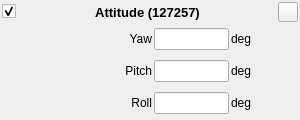
<?xml version="1.0" encoding="UTF-8"?>
<!-- Copyright (C) 2024-2026 RF StateSide LLC; SPDX-License-Identifier: AGPL-3.0-or-later -->
<ui version="4.0">
 <class>Attitude127257</class>
 <widget class="QWidget" name="Attitude127257">
  <property name="geometry">
   <rect>
    <x>0</x>
    <y>0</y>
    <width>300</width>
    <height>120</height>
   </rect>
  </property>
  <property name="minimumSize">
   <size>
    <width>300</width>
    <height>120</height>
   </size>
  </property>
  <property name="maximumSize">
   <size>
    <width>16777215</width>
    <height>16777215</height>
   </size>
  </property>
  <property name="focusPolicy">
   <enum>Qt::FocusPolicy::StrongFocus</enum>
  </property>
  <property name="windowTitle">
   <string>Form</string>
  </property>
  <property name="autoFillBackground">
   <bool>true</bool>
  </property>
  <layout class="QVBoxLayout" name="verticalLayout">
   <property name="spacing">
    <number>2</number>
   </property>
   <property name="leftMargin">
    <number>2</number>
   </property>
   <property name="topMargin">
    <number>2</number>
   </property>
   <property name="rightMargin">
    <number>2</number>
   </property>
   <property name="bottomMargin">
    <number>2</number>
   </property>
   <item>
    <layout class="QHBoxLayout" name="horizontalLayout_4">
     <item>
      <widget class="QCheckBox" name="checkBoxEnabled">
       <property name="text">
        <string/>
       </property>
       <property name="checked">
        <bool>true</bool>
       </property>
      </widget>
     </item>
     <item>
      <spacer name="horizontalSpacer_2">
       <property name="orientation">
        <enum>Qt::Orientation::Horizontal</enum>
       </property>
       <property name="sizeHint" stdset="0">
        <size>
         <width>40</width>
         <height>20</height>
        </size>
       </property>
      </spacer>
     </item>
     <item>
      <widget class="QLabel" name="labelTitle">
       <property name="font">
        <font>
         <pointsize>10</pointsize>
         <bold>true</bold>
        </font>
       </property>
       <property name="text">
        <string>Attitude (127257)</string>
       </property>
       <property name="alignment">
        <set>Qt::AlignmentFlag::AlignCenter</set>
       </property>
      </widget>
     </item>
     <item>
      <spacer name="horizontalSpacer">
       <property name="orientation">
        <enum>Qt::Orientation::Horizontal</enum>
       </property>
       <property name="sizeHint" stdset="0">
        <size>
         <width>40</width>
         <height>20</height>
        </size>
       </property>
      </spacer>
     </item>
     <item>
      <widget class="QPushButton" name="pushButtonRemove">
       <property name="minimumSize">
        <size>
         <width>20</width>
         <height>20</height>
        </size>
       </property>
       <property name="maximumSize">
        <size>
         <width>20</width>
         <height>20</height>
        </size>
       </property>
       <property name="text">
        <string/>
       </property>
      </widget>
     </item>
    </layout>
   </item>
   <item>
    <layout class="QHBoxLayout" name="horizontalLayout">
     <item>
      <widget class="QLabel" name="labelYaw">
       <property name="minimumSize">
        <size>
         <width>150</width>
         <height>22</height>
        </size>
       </property>
       <property name="maximumSize">
        <size>
         <width>150</width>
         <height>16777215</height>
        </size>
       </property>
       <property name="text">
        <string>Yaw</string>
       </property>
       <property name="alignment">
        <set>Qt::AlignmentFlag::AlignRight|Qt::AlignmentFlag::AlignTrailing|Qt::AlignmentFlag::AlignVCenter</set>
       </property>
      </widget>
     </item>
     <item>
      <widget class="QLineEdit" name="lineEditYaw">
       <property name="minimumSize">
        <size>
         <width>75</width>
         <height>22</height>
        </size>
       </property>
       <property name="maximumSize">
        <size>
         <width>75</width>
         <height>16777215</height>
        </size>
       </property>
       <property name="inputMethodHints">
        <set>Qt::InputMethodHint::ImhNone</set>
       </property>
      </widget>
     </item>
     <item>
      <widget class="ClickableLabel" name="labelUnitsYaw">
       <property name="minimumSize">
        <size>
         <width>50</width>
         <height>22</height>
        </size>
       </property>
       <property name="toolTip">
        <string>&lt;html&gt;&lt;head/&gt;&lt;body&gt;&lt;p&gt;&lt;br/&gt;&lt;/p&gt;&lt;/body&gt;&lt;/html&gt;</string>
       </property>
       <property name="text">
        <string>deg</string>
       </property>
      </widget>
     </item>
    </layout>
   </item>
   <item>
    <layout class="QHBoxLayout" name="horizontalLayout_2">
     <item>
      <widget class="QLabel" name="labelPitch">
       <property name="minimumSize">
        <size>
         <width>150</width>
         <height>22</height>
        </size>
       </property>
       <property name="maximumSize">
        <size>
         <width>150</width>
         <height>16777215</height>
        </size>
       </property>
       <property name="text">
        <string>Pitch</string>
       </property>
       <property name="alignment">
        <set>Qt::AlignmentFlag::AlignRight|Qt::AlignmentFlag::AlignTrailing|Qt::AlignmentFlag::AlignVCenter</set>
       </property>
      </widget>
     </item>
     <item>
      <widget class="QLineEdit" name="lineEditPitch">
       <property name="minimumSize">
        <size>
         <width>75</width>
         <height>22</height>
        </size>
       </property>
       <property name="maximumSize">
        <size>
         <width>75</width>
         <height>16777215</height>
        </size>
       </property>
       <property name="inputMethodHints">
        <set>Qt::InputMethodHint::ImhNone</set>
       </property>
      </widget>
     </item>
     <item>
      <widget class="ClickableLabel" name="labelUnitsPitch">
       <property name="minimumSize">
        <size>
         <width>50</width>
         <height>22</height>
        </size>
       </property>
       <property name="toolTip">
        <string>&lt;html&gt;&lt;head/&gt;&lt;body&gt;&lt;p&gt;&lt;br/&gt;&lt;/p&gt;&lt;/body&gt;&lt;/html&gt;</string>
       </property>
       <property name="text">
        <string>deg</string>
       </property>
      </widget>
     </item>
    </layout>
   </item>
   <item>
    <layout class="QHBoxLayout" name="horizontalLayout_3">
     <item>
      <widget class="QLabel" name="labelRoll">
       <property name="minimumSize">
        <size>
         <width>150</width>
         <height>22</height>
        </size>
       </property>
       <property name="maximumSize">
        <size>
         <width>150</width>
         <height>16777215</height>
        </size>
       </property>
       <property name="text">
        <string>Roll</string>
       </property>
       <property name="alignment">
        <set>Qt::AlignmentFlag::AlignRight|Qt::AlignmentFlag::AlignTrailing|Qt::AlignmentFlag::AlignVCenter</set>
       </property>
      </widget>
     </item>
     <item>
      <widget class="QLineEdit" name="lineEditRoll">
       <property name="minimumSize">
        <size>
         <width>75</width>
         <height>22</height>
        </size>
       </property>
       <property name="maximumSize">
        <size>
         <width>75</width>
         <height>16777215</height>
        </size>
       </property>
       <property name="inputMethodHints">
        <set>Qt::InputMethodHint::ImhNone</set>
       </property>
      </widget>
     </item>
     <item>
      <widget class="ClickableLabel" name="labelUnitsRoll">
       <property name="minimumSize">
        <size>
         <width>50</width>
         <height>22</height>
        </size>
       </property>
       <property name="toolTip">
        <string>&lt;html&gt;&lt;head/&gt;&lt;body&gt;&lt;p&gt;&lt;br/&gt;&lt;/p&gt;&lt;/body&gt;&lt;/html&gt;</string>
       </property>
       <property name="text">
        <string>deg</string>
       </property>
      </widget>
     </item>
    </layout>
   </item>
  </layout>
 </widget>
 <customwidgets>
  <customwidget>
   <class>ClickableLabel</class>
   <extends>QLabel</extends>
   <header location="global">clickablelabel.h</header>
  </customwidget>
 </customwidgets>
 <resources/>
 <connections/>
</ui>
